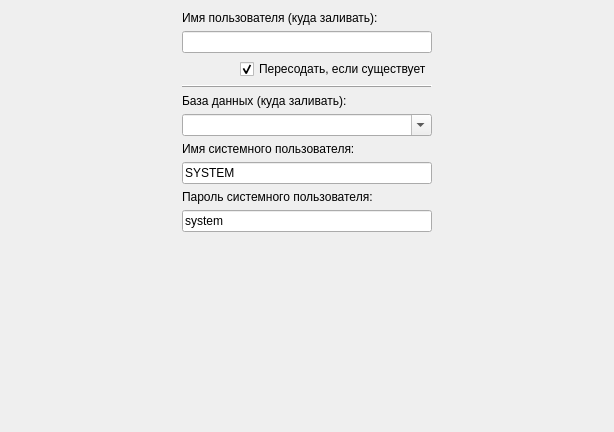
<?xml version="1.0" encoding="UTF-8"?>
<ui version="4.0">
 <class>UserConnectionPage</class>
 <widget class="QWizardPage" name="UserConnectionPage">
  <property name="geometry">
   <rect>
    <x>0</x>
    <y>0</y>
    <width>614</width>
    <height>432</height>
   </rect>
  </property>
  <property name="windowTitle">
   <string>WizardPage</string>
  </property>
  <layout class="QHBoxLayout" name="horizontalLayout_2">
   <item>
    <spacer name="horizontalSpacer_2">
     <property name="orientation">
      <enum>Qt::Horizontal</enum>
     </property>
     <property name="sizeHint" stdset="0">
      <size>
       <width>163</width>
       <height>20</height>
      </size>
     </property>
    </spacer>
   </item>
   <item>
    <layout class="QVBoxLayout" name="verticalLayout">
     <item>
      <widget class="QLabel" name="label">
       <property name="text">
        <string>Имя пользователя (куда заливать):</string>
       </property>
      </widget>
     </item>
     <item>
      <widget class="QLineEdit" name="userEdit">
       <property name="minimumSize">
        <size>
         <width>250</width>
         <height>0</height>
        </size>
       </property>
      </widget>
     </item>
     <item>
      <layout class="QHBoxLayout" name="horizontalLayout">
       <item>
        <spacer name="horizontalSpacer_3">
         <property name="orientation">
          <enum>Qt::Horizontal</enum>
         </property>
         <property name="sizeHint" stdset="0">
          <size>
           <width>40</width>
           <height>20</height>
          </size>
         </property>
        </spacer>
       </item>
       <item>
        <widget class="QCheckBox" name="dropUserBox">
         <property name="text">
          <string>Пересодать, если существует</string>
         </property>
         <property name="checked">
          <bool>true</bool>
         </property>
        </widget>
       </item>
      </layout>
     </item>
     <item>
      <widget class="QFrame" name="frame">
       <property name="frameShape">
        <enum>QFrame::HLine</enum>
       </property>
       <property name="frameShadow">
        <enum>QFrame::Raised</enum>
       </property>
      </widget>
     </item>
     <item>
      <widget class="QLabel" name="label_2">
       <property name="text">
        <string>База данных (куда заливать):</string>
       </property>
      </widget>
     </item>
     <item>
      <widget class="QComboBox" name="serviceBox">
       <property name="editable">
        <bool>true</bool>
       </property>
      </widget>
     </item>
     <item>
      <widget class="QLabel" name="label_3">
       <property name="text">
        <string>Имя системного пользователя:</string>
       </property>
      </widget>
     </item>
     <item>
      <widget class="QLineEdit" name="systemEdit">
       <property name="text">
        <string>SYSTEM</string>
       </property>
      </widget>
     </item>
     <item>
      <widget class="QLabel" name="label_4">
       <property name="text">
        <string>Пароль системного пользователя:</string>
       </property>
      </widget>
     </item>
     <item>
      <widget class="QLineEdit" name="syspswdEdit">
       <property name="text">
        <string>system</string>
       </property>
      </widget>
     </item>
     <item>
      <spacer name="verticalSpacer_2">
       <property name="orientation">
        <enum>Qt::Vertical</enum>
       </property>
       <property name="sizeHint" stdset="0">
        <size>
         <width>20</width>
         <height>40</height>
        </size>
       </property>
      </spacer>
     </item>
    </layout>
   </item>
   <item>
    <spacer name="horizontalSpacer">
     <property name="orientation">
      <enum>Qt::Horizontal</enum>
     </property>
     <property name="sizeHint" stdset="0">
      <size>
       <width>163</width>
       <height>20</height>
      </size>
     </property>
    </spacer>
   </item>
  </layout>
 </widget>
 <resources/>
 <connections/>
</ui>
